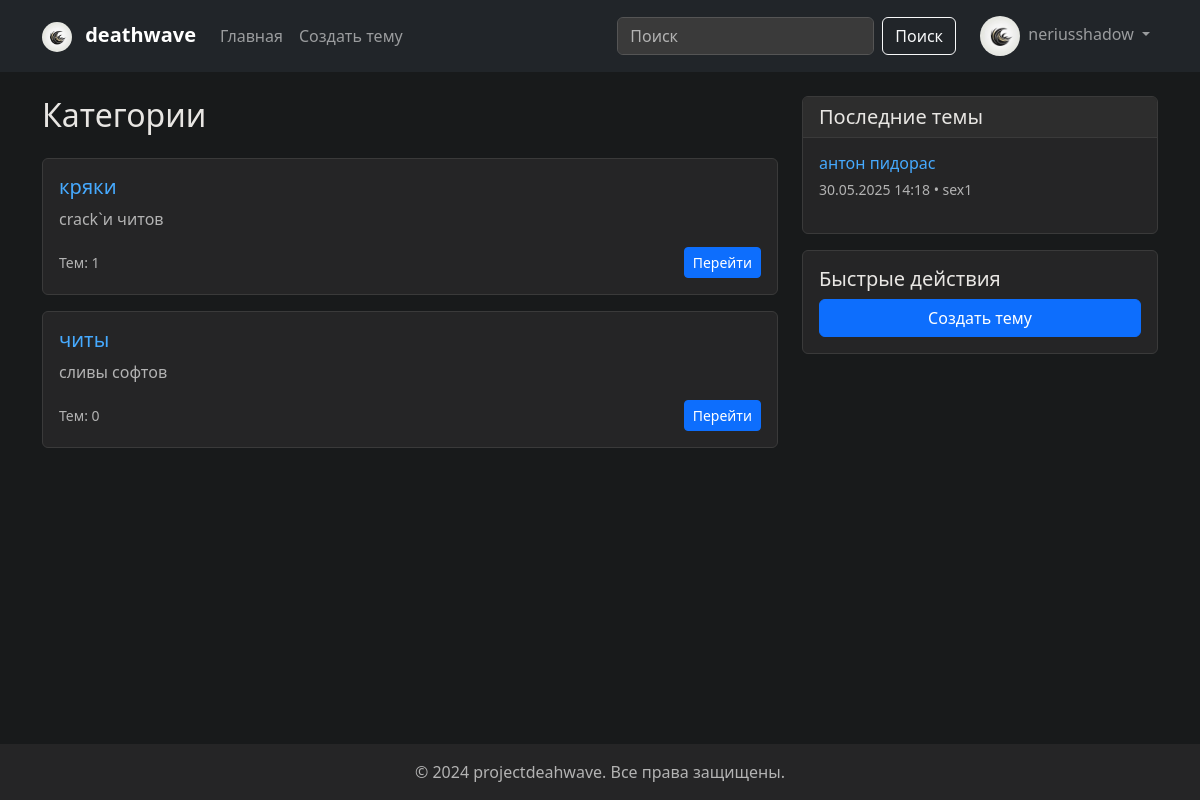
The app's page / (signed in) with its own data.
### users/models.py (models this page shows, shortened)
class Profile(models.Model):
    user = models.OneToOneField(User, on_delete=models.CASCADE, verbose_name='Пользователь')
    avatar = models.ImageField(upload_to='avatars/', null=True, blank=True, verbose_name='Аватар')
    bio = models.TextField(max_length=500, blank=True, verbose_name='О себе')
    location = models.CharField(max_length=100, blank=True, verbose_name='Местоположение')
    birth_date = models.DateField(null=True, blank=True, verbose_name='Дата рождения')
    reputation = models.IntegerField(default=0, verbose_name='Репутация')
    is_online = models.BooleanField(default=False, verbose_name='Онлайн')
    last_seen = models.DateTimeField(auto_now=True, verbose_name='Последний визит')
    ip_address = models.CharField(max_length=45, blank=True, null=True, verbose_name='IP-адрес регистрации')
    is_banned = models.BooleanField(default=False, verbose_name='Забанен')
    ban_reason = models.TextField(max_length=500, blank=True, null=True, verbose_name='Причина бана')
    class Meta:
        verbose_name = 'Профиль'
        verbose_name_plural = 'Профили'

### forum/models.py (models this page shows, shortened)
class Category(models.Model):
    name = models.CharField(max_length=100, verbose_name='Название')
    slug = models.SlugField(unique=True)
    description = models.TextField(blank=True, verbose_name='Описание')
    created_at = models.DateTimeField(auto_now_add=True)
    class Meta:
        verbose_name = 'Категория'
        verbose_name_plural = 'Категории'
        ordering = ['name']

class Topic(models.Model):
    title = models.CharField(max_length=200, verbose_name='Заголовок')
    slug = models.SlugField(unique=True)
    content = models.TextField(verbose_name='Содержание')
    category = models.ForeignKey(Category, on_delete=models.CASCADE, related_name='topics', verbose_name='Категория')
    author = models.ForeignKey(User, on_delete=models.CASCADE, related_name='topics', verbose_name='Автор')
    created_at = models.DateTimeField(auto_now_add=True)
    updated_at = models.DateTimeField(auto_now=True)
    views = models.PositiveIntegerField(default=0, verbose_name='Просмотры')
    is_closed = models.BooleanField(default=False, verbose_name='Закрыта')
    is_pinned = models.BooleanField(default=False, verbose_name='Закреплена')
    class Meta:
        verbose_name = 'Тема'
        verbose_name_plural = 'Темы'
        ordering = ['-is_pinned', '-created_at']

### forum/views.py (the view)
# urls.py: path('', views.home, name='home'),
def home(request):
    categories = Category.objects.all()
    latest_topics = Topic.objects.all().order_by('-created_at')[:5]
    context = {
        'categories': categories,
        'latest_topics': latest_topics,
    }
    return render(request, 'forum/index.html', context)

### templates/forum/index.html (shortened to what this page needs)
{% extends 'base.html' %}
{% block content %}
<div class="row">
    <div class="col-md-8">
        <h2 class="mb-4">Категории</h2>
        {% for category in categories %}
        <div class="card mb-3">
            <div class="card-body">
                <h5 class="card-title">
                    <a href="{% url 'forum:category_detail' category.slug %}" class="text-decoration-none">
                        {{ category.name }}
                    </a>
                </h5>
                {% if category.description %}
                <p class="card-text text-muted">{{ category.description }}</p>
                {% endif %}
                <div class="d-flex justify-content-between align-items-center">
                    <small class="text-muted">
                        Тем: {{ category.topics.count }}
                    </small>
                    <a href="{% url 'forum:category_detail' category.slug %}" class="btn btn-primary btn-sm">
                        Перейти
                    </a>
                </div>
            </div>
        </div>
        {% empty %}
        <div class="alert alert-info">
            Категории пока не созданы.
        </div>
        {% endfor %}
    </div>
    <div class="col-md-4">
        <div class="card">
            <div class="card-header">
                <h5 class="card-title mb-0">Последние темы</h5>
            </div>
            <div class="card-body">
                {% for topic in latest_topics %}
                <div class="mb-3">
                    <h6 class="mb-1">
                        <a href="{% url 'forum:topic_detail' topic.slug %}" class="text-decoration-none">
                            {{ topic.title }}
                        </a>
                    </h6>
                    <small class="text-muted">
                        {{ topic.created_at|date:"d.m.Y H:i" }} • {{ topic.author.username }}
                    </small>
                </div>
                {% empty %}
                <p class="text-muted mb-0">Тем пока нет.</p>
                {% endfor %}
            </div>
        </div>
        {% if user.is_authenticated %}
        <div class="card mt-3">
            <div class="card-body">
                <h5 class="card-title">Быстрые действия</h5>
                <a href="{% url 'forum:topic_create' %}" class="btn btn-primary w-100">
                    Создать тему
                </a>
            </div>
        </div>
        {% endif %}
    </div>
</div>
{% endblock %}

### templates/base.html (shortened to what this page needs)
{% load static %}
<!DOCTYPE html>
<html lang="ru">
<head>
    <link href="https://cdn.jsdelivr.net/npm/bootstrap@5.3.0/dist/css/bootstrap.min.css" rel="stylesheet">
    <link rel="stylesheet" href="https://cdn.jsdelivr.net/npm/bootstrap-icons@1.11.0/font/bootstrap-icons.css">
</head>
<body>
    <nav class="navbar navbar-expand-lg navbar-dark bg-dark">
        <div class="container">
            <a class="navbar-brand" href="{% url 'forum:home' %}">
                 <img src="{% static 'img/dwc.jpg' %}" alt="deathwave logo" class="navbar-logo me-2">
                 deathwave
            </a>
            <div class="collapse navbar-collapse" id="navbarNav">
                <ul class="navbar-nav me-auto">
                    <li class="nav-item">
                        <a class="nav-link" href="{% url 'forum:home' %}">Главная</a>
                    </li>
                    {% if user.is_authenticated %}
                    <li class="nav-item">
                        <a class="nav-link" href="{% url 'forum:topic_create' %}">Создать тему</a>
                    </li>
                    {% endif %}
                </ul>
                <form class="d-flex me-3" action="{% url 'forum:search' %}" method="get">
                    <input class="form-control me-2" type="search" name="q" placeholder="Поиск" aria-label="Search">
                    <button class="btn btn-outline-light" type="submit">Поиск</button>
                </form>
                <ul class="navbar-nav">
                    {% if user.is_authenticated %}
                    <li class="nav-item dropdown">
                        <a class="nav-link dropdown-toggle" href="#" id="navbarDropdown" role="button" data-bs-toggle="dropdown">
                            {% if user.profile.avatar %}
                            <img src="{{ user.profile.avatar.url }}" alt="{{ user.username }}" class="avatar me-1">
                            {% else %}
                            <i class="bi bi-person-circle me-1"></i>
                            {% endif %}
                            {{ user.username }}
                        </a>
                    </li>
                    {% endif %}
                </ul>
            </div>
        </div>
    </nav>
    <div class="container mt-4 content-wrapper">
        {% block content %}
        {% endblock %}
    </div>
    <footer class="footer mt-auto py-3 bg-light">
        <div class="container text-center">
            <span class="text-muted">© 2024 projectdeahwave. Все права защищены.</span>
        </div>
    </footer>
</body>
</html>

### templates/base.html (style rules this page uses)
body { background-color: #181a1b; color: #e8e6e3; }
html, body { height: 100%; }
body { display: flex; flex-direction: column; }
.content-wrapper { flex-grow: 1; }
.navbar-brand { font-weight: bold; }
.navbar-logo { height: 30px; width: 30px; border-radius: 50%; object-fit: cover; }
.footer { margin-top: 2rem; padding: 1rem 0; background-color: #252526 !important; color: #e8e6e3 !important; }
.avatar { width: 40px; height: 40px; border-radius: 50%; object-fit: cover; }
.card { background-color: #252526; color: #e8e6e3; border-color: #3a3a3a; }
.card-header { background-color: #2d2d2d; border-bottom-color: #3a3a3a; }
a { color: #46aaff; }
.text-muted { color: #b3b3b3 !important; }
.form-control { background-color: #3a3a3a; color: #e8e6e3 !important; border-color: #555; }
.form-control::placeholder { color: #b3b3b3 !important; opacity: 1; }

### records on screen
Category: name "кряки", description "crack`и читов", topics.count "1"
Category: name "читы", description "сливы софтов", topics.count "0"
Topic: title "антон пидорас", created_at "30.05.2025 14:18", author.username "sex1"

### other values on screen
{{ user.username }} "neriusshadow"
